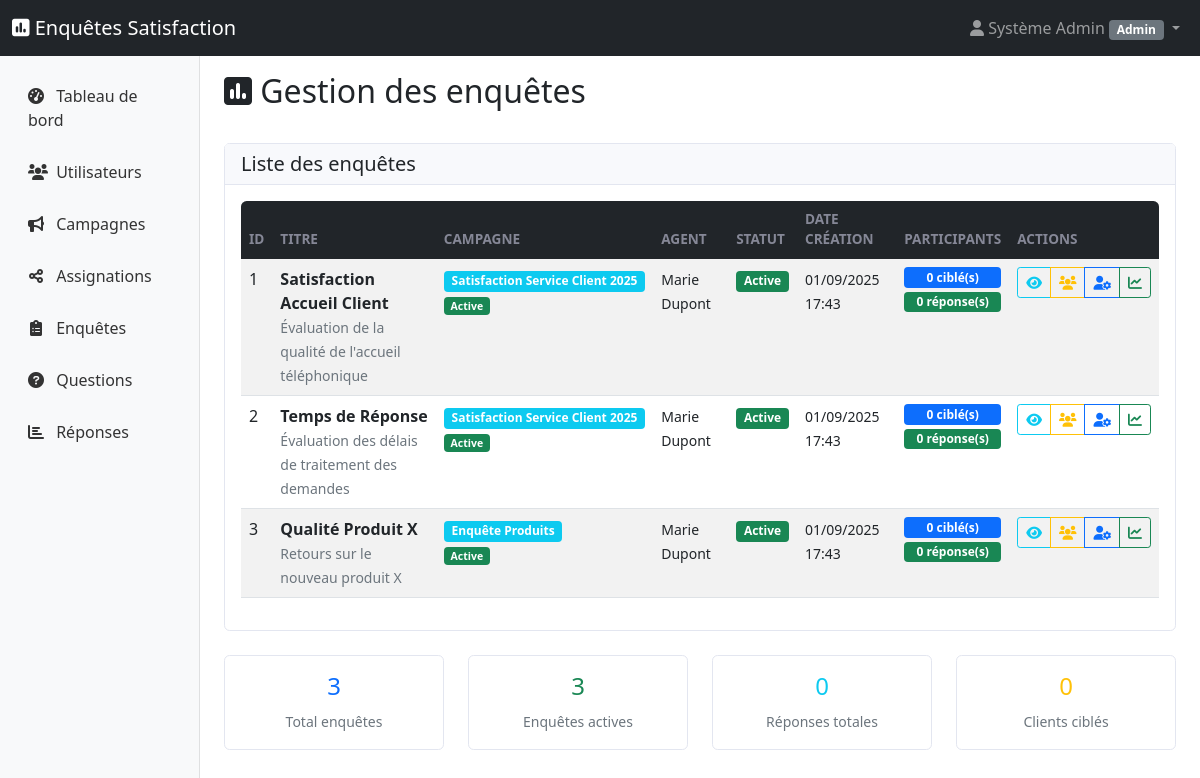
/?controller=Admin&action=enquetes (signed in), run on the app's committed database.
### tables this page shows
CREATE TABLE IF NOT EXISTS enquetes (
    id INT AUTO_INCREMENT PRIMARY KEY,
    titre VARCHAR(200) NOT NULL,
    description TEXT,
    campagne_id INT NOT NULL,
    created_by INT NOT NULL,
    statut ENUM('brouillon', 'active', 'fermee') NOT NULL DEFAULT 'brouillon',
    date_creation TIMESTAMP DEFAULT CURRENT_TIMESTAMP,
    date_modification TIMESTAMP DEFAULT CURRENT_TIMESTAMP ON UPDATE CURRENT_TIMESTAMP,
    FOREIGN KEY (campagne_id) REFERENCES campagnes(id) ON DELETE CASCADE,
    FOREIGN KEY (created_by) REFERENCES utilisateurs(id) ON DELETE CASCADE,
    INDEX idx_campagne (campagne_id),
    INDEX idx_statut (statut),
    INDEX idx_created_by (created_by)
);

CREATE TABLE IF NOT EXISTS campagnes (
    id INT AUTO_INCREMENT PRIMARY KEY,
    nom VARCHAR(200) NOT NULL,
    description TEXT,
    date_debut DATE NOT NULL,
    date_fin DATE NOT NULL,
    statut ENUM('en_preparation', 'active', 'terminee', 'suspendue') NOT NULL DEFAULT 'en_preparation',
    created_by INT NOT NULL,
    date_creation TIMESTAMP DEFAULT CURRENT_TIMESTAMP,
    date_modification TIMESTAMP DEFAULT CURRENT_TIMESTAMP ON UPDATE CURRENT_TIMESTAMP,
    FOREIGN KEY (created_by) REFERENCES utilisateurs(id) ON DELETE CASCADE,
    INDEX idx_statut (statut),
    INDEX idx_dates (date_debut, date_fin),
    INDEX idx_created_by (created_by)
);

CREATE TABLE IF NOT EXISTS utilisateurs (
    id INT AUTO_INCREMENT PRIMARY KEY,
    nom VARCHAR(100) NOT NULL,
    prenom VARCHAR(100) NOT NULL,
    email VARCHAR(255) UNIQUE NOT NULL,
    mot_de_passe VARCHAR(255) NOT NULL,
    role ENUM('admin', 'agent', 'client') NOT NULL DEFAULT 'client',
    statut ENUM('actif', 'inactif') NOT NULL DEFAULT 'actif',
    date_creation TIMESTAMP DEFAULT CURRENT_TIMESTAMP,
    date_modification TIMESTAMP DEFAULT CURRENT_TIMESTAMP ON UPDATE CURRENT_TIMESTAMP,
    INDEX idx_email (email),
    INDEX idx_role (role),
    INDEX idx_statut (statut)
);

### app/Controllers/BaseController.php (called while the page is built, shortened)
<?php
abstract class BaseController {
    protected $currentUser;
    public function __construct() {
        $this->currentUser = $_SESSION['user'] ?? null;
    }
    protected function view(string $viewPath, array $data = []): void {
        $data['currentUser'] = $this->currentUser;
        extract($data);
        $template = $this->getTemplate();
        $content = $this->loadView($viewPath, $data);
        include __DIR__ . "/../Views/{$template}/layout.php";
    }
    protected function loadView(string $viewPath, array $data = []): string {
        $data['currentUser'] = $this->currentUser;
        extract($data);
        include __DIR__ . "/../Views/{$viewPath}.php";
        return ob_get_clean();
    }
    protected function getTemplate(): string {
        if ($this->currentUser) {
            return ($this->currentUser['role'] === 'client') ? 'frontoffice' : 'backoffice';
        }
        return 'frontoffice';
    }
}

### app/Controllers/AdminController.php (called while the page is built, shortened)
<?php
require_once 'BaseController.php';
require_once __DIR__ . '/../Models/Enquete.php';
class AdminController extends BaseController {
    private $enqueteModel;
    public function __construct() {
        $this->enqueteModel = new Enquete();
    }
    public function enquetes(): void {
        $enquetes = $this->enqueteModel->getAllWithDetails();
        $this->view('admin/enquetes/index', [
            'enquetes' => $enquetes,
            'flash_messages' => $this->getFlashMessages()
        ]);
    }
}

### config/bootstrap.php (called while the page is built, shortened)
<?php
class Application {
    private $action;
    public function __construct() {
        $this->loadController();
    }
    private function parseUrl(): void {
        $this->action = $_GET['action'] ?? DEFAULT_ACTION;
    }
    private function loadController(): void {
        try {
            $controller = new $controllerName();
            call_user_func_array([$controller, $this->action], []);
        } catch (Exception $e) {
            Utils::log('Erreur dans le contrôleur: ' . $e->getMessage(), 'ERROR');
            $this->handleError(500, 'Erreur interne du serveur');
        }
    }
    public static function run(): void {
        new self();
    }
}

### public/index.php (called while the page is built, shortened)
<?php
try {
    require_once __DIR__ . '/../config/bootstrap.php';
    Application::run();
} catch (Throwable $e) {
    echo "<h1>Erreur de l'application</h1>";
    echo "<p><strong>Message :</strong> " . $e->getMessage() . "</p>";
    echo "<p><strong>Fichier :</strong> " . $e->getFile() . " ligne " . $e->getLine() . "</p>";
    echo "<pre>" . $e->getTraceAsString() . "</pre>";
}

### config/database.php (called while the page is built, shortened)
<?php
class Database {
    private static $instance = null;
    private $pdo;
    private function __construct() {
        try {
            $dsn = "mysql:host=" . self::HOST . ";dbname=" . self::DB_NAME . ";charset=" . self::CHARSET;
            $options = [
                PDO::ATTR_ERRMODE => PDO::ERRMODE_EXCEPTION,
                PDO::ATTR_DEFAULT_FETCH_MODE => PDO::FETCH_ASSOC,
                PDO::ATTR_EMULATE_PREPARES => false,
                PDO::MYSQL_ATTR_INIT_COMMAND => "SET NAMES " . self::CHARSET
            ];
            $this->pdo = new PDO($dsn, self::USERNAME, self::PASSWORD, $options);
        } catch (PDOException $e) {
            throw new Exception("Erreur de connexion à la base de données : " . $e->getMessage());
        }
    }
    public static function getInstance(): Database {
        if (self::$instance === null) {
            self::$instance = new self();
        }
        return self::$instance;
    }
    public function getConnection(): PDO {
        return $this->pdo;
    }
}

### app/Models/BaseModel.php (called while the page is built, shortened)
<?php
require_once __DIR__ . '/../../config/database.php';
abstract class BaseModel {
    public function __construct() {
        $this->pdo = Database::getInstance()->getConnection();
    }
}

### app/Models/Enquete.php (called while the page is built, shortened)
<?php
require_once 'BaseModel.php';
class Enquete extends BaseModel {
    protected $table = 'enquetes';
    public function getAllWithDetails(): array {
        $stmt = $this->pdo->query("
            SELECT e.*,
                   c.nom as campagne_nom,
                   c.statut as campagne_statut,
                   u.nom as agent_nom, u.prenom as agent_prenom
            FROM {$this->table} e
            LEFT JOIN campagnes c ON e.campagne_id = c.id
            LEFT JOIN utilisateurs u ON e.created_by = u.id
            ORDER BY e.date_creation DESC
        ");
        return $stmt->fetchAll();
    }
}

### app/Views/admin/enquetes/index.php (the view, shortened to what this page needs)
<div class="d-flex justify-content-between align-items-center mb-4">
    <h2><i class="fas fa-poll"></i> Gestion des enquêtes</h2>
</div>
<div class="card">
    <div class="card-header">
        <h5 class="mb-0">Liste des enquêtes</h5>
    </div>
    <div class="card-body">
        <?php if (empty($enquetes)): ?>
            <div class="text-center py-4">
                <i class="fas fa-poll fa-3x text-muted"></i>
                <h5 class="mt-3 text-muted">Aucune enquête trouvée</h5>
                <p class="text-muted">Aucune enquête n'a encore été créée dans le système.</p>
            </div>
        <?php else: ?>
            <div class="table-responsive">
                <table class="table table-striped table-hover">
                    <thead class="table-dark">
                        <tr>
                            <th>ID</th>
                            <th>Titre</th>
                            <th>Campagne</th>
                            <th>Agent</th>
                            <th>Statut</th>
                            <th>Date création</th>
                            <th>Participants</th>
                            <th>Actions</th>
                        </tr>
                    </thead>
                    <tbody>
                        <?php foreach ($enquetes as $enquete): ?>
                            <tr>
                                <td><?= $enquete['id'] ?></td>
                                <td>
                                    <div>
                                        <strong><?= htmlspecialchars($enquete['titre']) ?></strong>
                                        <?php if (!empty($enquete['description'])): ?>
                                            <br><small class="text-muted">
                                                <?= htmlspecialchars(substr($enquete['description'], 0, 80)) ?>
                                            </small>
                                        <?php endif; ?>
                                    </div>
                                </td>
                                <td>
                                    <?php if (!empty($enquete['campagne_nom'])): ?>
                                        <span class="badge bg-info">
                                            <?= htmlspecialchars($enquete['campagne_nom']) ?>
                                        </span>
                                        <br><small class="text-muted">
                                            <span class="badge bg-<?=
                                                ($enquete['campagne_statut'] ?? '') === 'active' ? 'success' :
                                                (($enquete['campagne_statut'] ?? '') === 'en_preparation' ? 'secondary' :
                                                (($enquete['campagne_statut'] ?? '') === 'terminee' ? 'warning' : 'danger'))
                                            ?> mt-1">
                                                <?=
                                                    ($enquete['campagne_statut'] ?? '') === 'en_preparation' ? 'En préparation' :
                                                    (($enquete['campagne_statut'] ?? '') === 'active' ? 'Active' :
                                                    (($enquete['campagne_statut'] ?? '') === 'terminee' ? 'Terminée' :
                                                    (($enquete['campagne_statut'] ?? '') === 'suspendue' ? 'Suspendue' : ucfirst($enquete['campagne_statut'] ?? 'Inconnue'))))
                                                ?>
                                            </span>
                                        </small>
                                    <?php else: ?>
                                        <span class="badge bg-secondary">Aucune campagne</span>
                                    <?php endif; ?>
                                </td>
                                <td>
                                    <small>
                                        <?= htmlspecialchars($enquete['agent_prenom'] . ' ' . $enquete['agent_nom']) ?>
                                    </small>
                                </td>
                                <td>
                                    <span class="badge bg-<?=
                                        $enquete['statut'] === 'active' ? 'success' :
                                        ($enquete['statut'] === 'brouillon' ? 'secondary' :
                                        ($enquete['statut'] === 'terminee' ? 'warning' : 'info'))
                                    ?>">
                                        <?= ucfirst($enquete['statut']) ?>
                                    </span>
                                </td>
                                <td>
                                    <small><?= date('d/m/Y H:i', strtotime($enquete['date_creation'])) ?></small>
                                </td>
                                <td>
                                    <div class="d-flex flex-column">
                                        <span class="badge bg-primary mb-1">
                                            <?= $enquete['total_clients'] ?? 0 ?> ciblé(s)
                                        </span>
                                        <span class="badge bg-success">
                                            <?= $enquete['reponses_completes'] ?? 0 ?> réponse(s)
                                        </span>
                                    </div>
                                </td>
                                <td>
                                    <div class="btn-group btn-group-sm">
                                        <a href="?controller=Admin&action=viewEnquete&id=<?= $enquete['id'] ?>"
                                           class="btn btn-outline-info" title="Voir">
                                            <i class="fas fa-eye"></i>
                                        </a>
                                        <a href="/admin/enquetes/assignations?enquete_id=<?= $enquete['id'] ?>"
                                           class="btn btn-outline-warning" title="Gérer les assignations">
                                            <i class="fas fa-users"></i>
                                        </a>
                                        <a href="?controller=Agent&action=viewEnquete&id=<?= $enquete['id'] ?>"
                                           class="btn btn-outline-primary" title="Voir en tant qu'agent">
                                            <i class="fas fa-user-cog"></i>
                                        </a>
                                        <?php if ($enquete['statut'] === 'active'): ?>
                                        <a href="?controller=Agent&action=results&id=<?= $enquete['id'] ?>"
                                           class="btn btn-outline-success" title="Résultats">
                                            <i class="fas fa-chart-line"></i>
                                        </a>
                                        <?php endif; ?>
                                    </div>
                                </td>
                            </tr>
                        <?php endforeach; ?>
                    </tbody>
                </table>
            </div>
        <?php endif; ?>
    </div>
</div>
<div class="row mt-4">
    <div class="col-md-3">
        <div class="card">
            <div class="card-body text-center">
                <h4 class="text-primary"><?= count($enquetes) ?></h4>
                <small class="text-muted">Total enquêtes</small>
            </div>
        </div>
    </div>
    <div class="col-md-3">
        <div class="card">
            <div class="card-body text-center">
                <?php $actives = array_filter($enquetes, function($e) { return $e['statut'] === 'active'; }); ?>
                <h4 class="text-success"><?= count($actives) ?></h4>
                <small class="text-muted">Enquêtes actives</small>
            </div>
        </div>
    </div>
    <div class="col-md-3">
        <div class="card">
            <div class="card-body text-center">
                <?php $totalReponses = array_sum(array_column($enquetes, 'reponses_completes')); ?>
                <h4 class="text-info"><?= $totalReponses ?></h4>
                <small class="text-muted">Réponses totales</small>
            </div>
        </div>
    </div>
    <div class="col-md-3">
        <div class="card">
            <div class="card-body text-center">
                <?php $totalClients = array_sum(array_column($enquetes, 'total_clients')); ?>
                <h4 class="text-warning"><?= $totalClients ?></h4>
                <small class="text-muted">Clients ciblés</small>
            </div>
        </div>
    </div>
</div>

### public/css/backoffice.css (style rules this page uses)
.card { border: 1px solid #e3e6f0; border-radius: 0.35rem; }
.card-header { background-color: #f8f9fc; border-bottom: 1px solid #e3e6f0; }
.table th { border-top: none; font-weight: 600; text-transform: uppercase; font-size: 0.85rem; color: #858796; }
.table-responsive { border-radius: 0.35rem; }

### data on the page
enquetes: id "1", titre "Satisfaction Accueil Client", description "Évaluation de la qualité de l'accueil téléphonique", campagne.nom "Satisfaction Service Client 2025", created_by.nom "Marie Dupont", statut "Active", date_creation "01/09/2025 17:43", total_clients "0", reponses_completes "0"
enquetes: id "2", titre "Temps de Réponse", description "Évaluation des délais de traitement des demandes", campagne.nom "Satisfaction Service Client 2025", created_by.nom "Marie Dupont", statut "Active", date_creation "01/09/2025 17:43", total_clients "0", reponses_completes "0"
enquetes: id "3", titre "Qualité Produit X", description "Retours sur le nouveau produit X", campagne.nom "Enquête Produits", created_by.nom "Marie Dupont", statut "Active", date_creation "01/09/2025 17:43", total_clients "0", reponses_completes "0"

### other printed values
$currentUser['role'] "Admin"
count($enquetes) "3"
count($actives) "3"
$totalReponses "0"
$totalClients "0"
